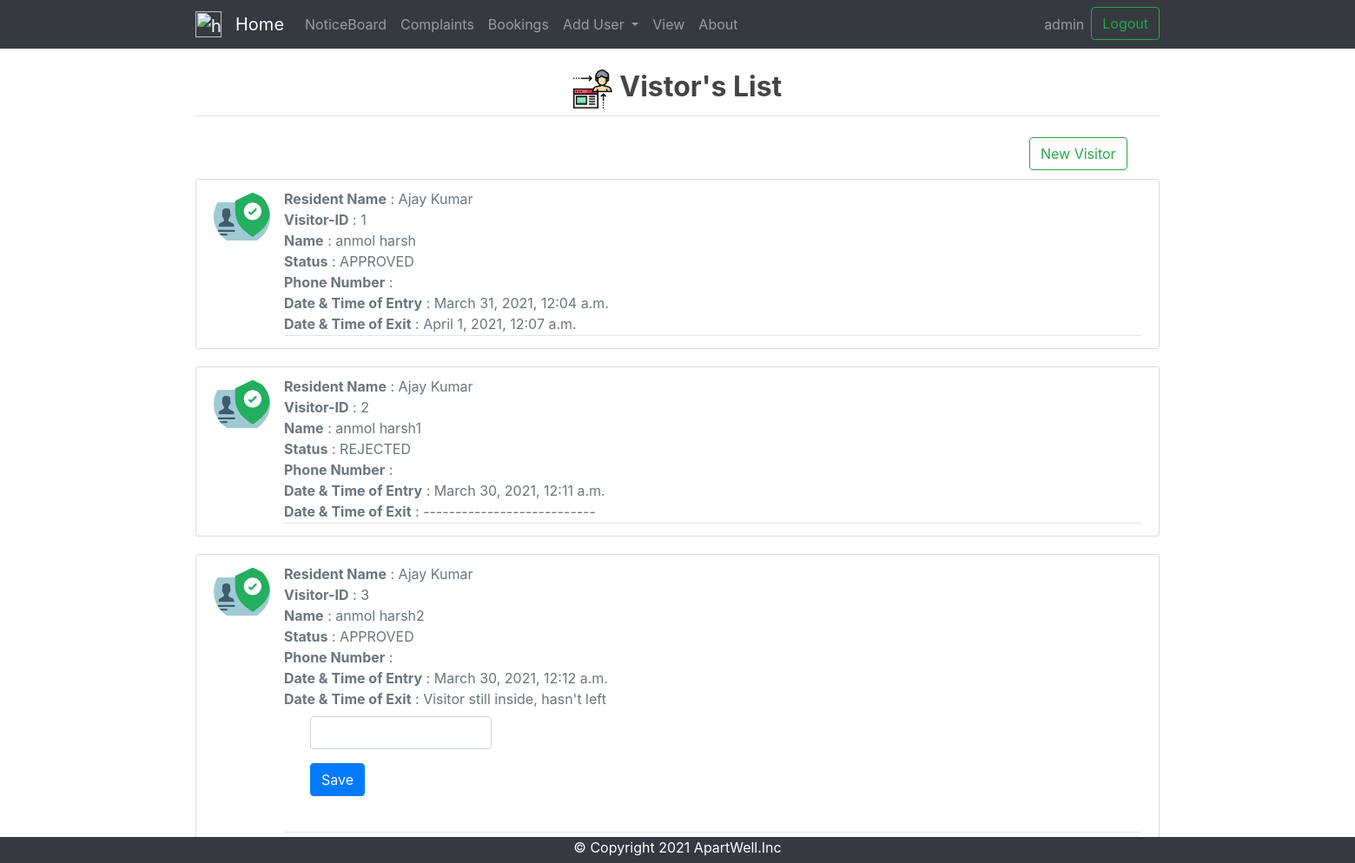
The page /visitors-watchman/ (signed in) on the database as committed earlier.
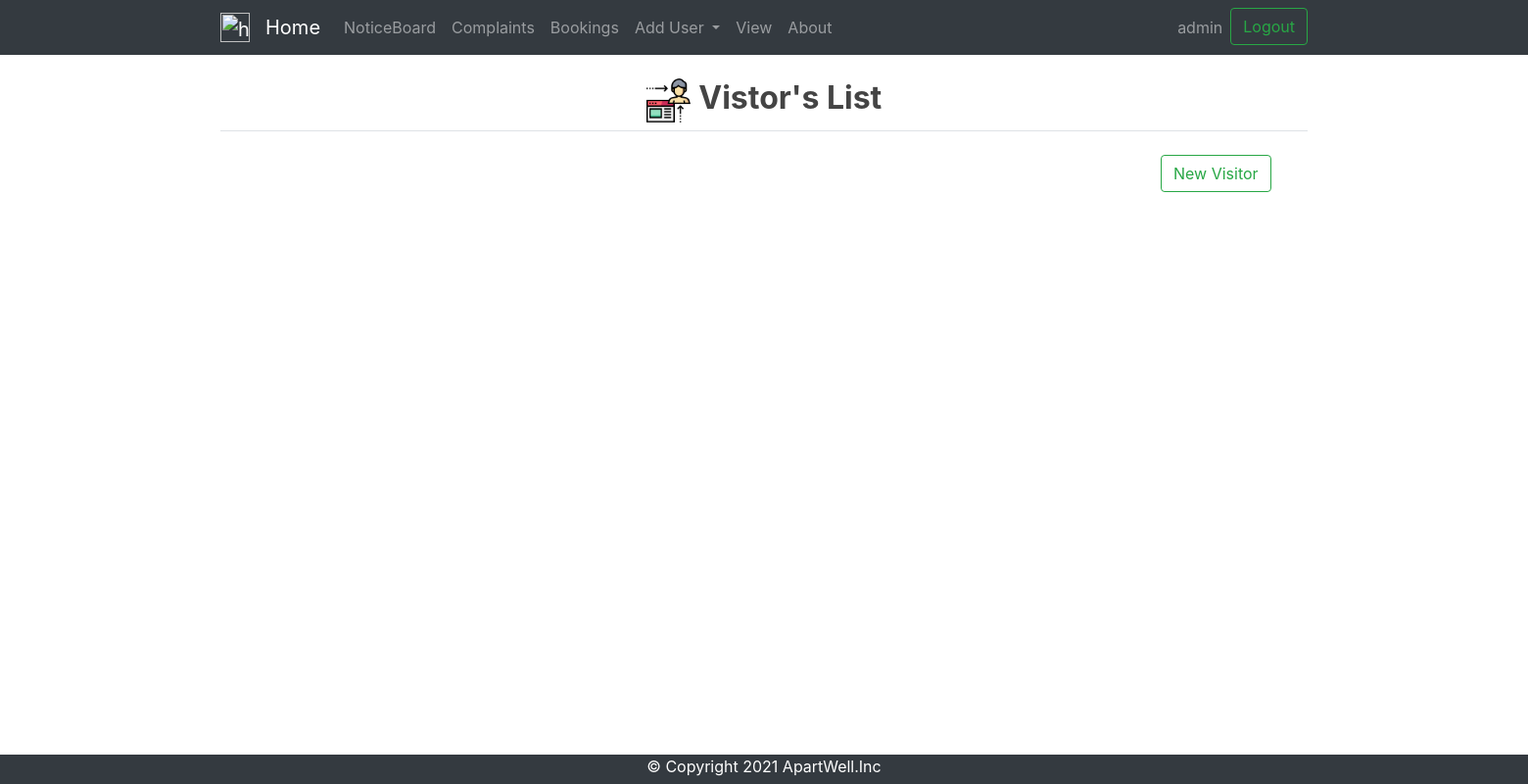
The same page on the database as committed later.
### visitors/models.py (models this page shows, shortened)
class Visitor(models.Model) :
	WAITING = 'WAIT'
	APPROVED = 'APRV'
	REJECTED = 'REJC'
	status_choices = [
		(WAITING, 'WAITING FOR APPROVAL'),
		(APPROVED, 'APPROVED'),
		(REJECTED, 'REJECTED'),
	]
	visitor_id = models.AutoField(primary_key = True)
	user_id = models.ForeignKey(Resident,on_delete = models.CASCADE)
	fname = models.CharField(max_length = 20)
	lname = models.CharField(max_length = 20, null = True)
	status = models.CharField(max_length = 4,choices = status_choices, null = True)
	phone = PhoneNumberField(blank=True, help_text='Contact phone number')
	datetime_entry = models.DateTimeField(null = True)
	datetime_exit = models.DateTimeField(null = True)

### visitors/views.py (the view, shortened to what this page needs)
# urls.py: path('visitors-watchman/', views.watchman_visitor_view.as_view(), name='visitors_watchman'),
class watchman_visitor_view(FormView) :
	model = Visitor
	form_class = visitor_exit_form
	template_name = 'visitors/visitors_watchman.html'
	def dispatch(self, request, *args, **kwargs) :
		self.success_url = reverse_lazy('visitors:visitors_watchman')
		return super().dispatch(request,args,kwargs)
	def get_context_data(self, **kwargs):
	    context = super().get_context_data(**kwargs)
	    full_name_list = []
	    visitors_list = self.model.objects.all()
	    for c in visitors_list :
	    	resident = Resident.objects.get(user__exact = c.user_id)
	    	full_name = resident.user.first_name + " " + resident.user.last_name
	    	full_name_list.append(full_name)
	    context['values'] = zip(full_name_list, visitors_list)
	    return context

### visitors/forms.py
class visitor_exit_form(forms.ModelForm) :
	def __init__(self, *args, **kwargs):
	    super(forms.ModelForm, self).__init__(*args, **kwargs)
	    self.fields['datetime_exit'].label = ''
	class Meta:
		model = Visitor
		fields = ['datetime_exit']
		widgets = {
			'datetime_exit' : DateTimePickerInput(),
		}

### visitors/templates/visitors/visitors_watchman.html (shortened to what this page needs)
{% extends 'base.html' %}
{% load static %}
{% block content %}
 <head>
    <link rel="stylesheet" href="{% static 'visitor-entry.css' %}">
   {% load bootstrap4 %}
   {% bootstrap_css %}
 </head>
 <body>
 	<legend class = "border-bottom mb-4"><h2 class="text-center"><img  src="/static/visitor_disp.png" width = "45" height = "45" alt="home" /> <strong>Vistor's List</strong></h2></legend>
  <div  id = "create_visitor_button">
     <a href="{% url 'visitors:visitors_entry' %}"><button class="btn btn-outline-success my-2 my-sm-0">New Visitor
     </button></a>
  </div>
  {% for full_name,visitor in values %}
   <article class="media content-section">
    <img class = "rounded-circle article-img" src = "/static/visitor.png">
    <div class="media-body">
      <div class="article-metadata">
        <medium class="text-muted"><b>Resident Name</b> : {{ full_name }}</br></medium>
        <medium class="text-muted"><b>Visitor-ID</b> : {{ visitor.visitor_id }}</br></medium>
        <medium class="text-muted"><b>Name</b> : {{ visitor.fname }} {{visitor.lname }} </br></medium>
        {% if visitor.status %}
        <medium class="text-muted"><b>Status</b> : {{ visitor.get_status_display }}</br></medium>
        {% endif %}
        <medium class="text-muted"><b>Phone Number</b> : {{ visitor.phone }} </br></medium>
        <medium class="text-muted"><b>Date & Time of Entry</b> : {{ visitor.datetime_entry }}</br></medium>
        <medium class="text-muted"><b>Date & Time of Exit</b> :
        {% if visitor.datetime_exit %}
        {{ visitor.datetime_exit }}
        {% elif visitor.status == 'REJC' %}
        ---------------------------
        {% elif visitor.status == 'APRV' %}
        Visitor still inside, hasn't left
        <div class="container">
          <div class="col-md-3">
            <form method="post">{% csrf_token %}
              {% bootstrap_form form %}
              {% buttons %}
              <button type="submit" class="btn btn-primary">Save</button>
              {% endbuttons %}
            </form>
          </div>
        </div>
        {% endif %}
        </br></medium>
      </div>
    </div>
    </article>
    {% endfor %}
 </body>
 {% endblock %}

### templates/base.html (shortened to what this page needs)
{% load static %}
<html>
<head>
	<link rel="stylesheet" href="https://stackpath.bootstrapcdn.com/bootstrap/4.4.1/css/bootstrap.min.css">
	<link rel="stylesheet" type="text/css" href="{% static 'main.css' %}">
</head>
<body>
<nav class="navbar navbar-expand-lg navbar-dark bg-dark">
	<div class="container">
	  <a class="navbar-brand" href="{% url 'home' %}"><img  src="/static/apartments.png" width = "30" height = "30" alt="home" /></a>
	  <a class="navbar-brand" href="{% url 'home' %}">Home</a>
	  <div class="collapse navbar-collapse" id="navbarSupportedContent">
	    <ul class="navbar-nav mr-auto">
	    					<a class="nav-item nav-link" href="{% url 'noticeboard_notice_list' %}">NoticeBoard</a>
				{% if user.is_authenticated %}
						{% if user.is_superuser%}
							<a class="nav-item nav-link" href="{% url 'complaints:admin-complaint' %}">Complaints</a>
							<a class="nav-item nav-link" href="{% url 'bookings:admin-booking' %}">Bookings</a>
							<li class="nav-item dropdown">
							 <a class="nav-link dropdown-toggle" href="#" id="navbarDropdown" role="button" data-toggle="dropdown" aria-haspopup="true" aria-expanded="false">
								 Add User
							 </a>
						 	</li>
						 	<a class="nav-item nav-link" href="{% url 'buildings:main_view'%}">View</a>
						{% elif user.profile.type == 'D' %}
							<a class="nav-item nav-link" href="{% url 'visitors:visitors_watchman' %}">Visitor Entry</a>
					 {% endif %}
			 {% endif %}
			 <a class="nav-item nav-link" href="{% url 'about' %}">About</a>
	    </ul>
			<div class="form-inline my-2 my-lg-0">
					{% if not user.is_authenticated %}
							<a href="{% url 'accounts:login_user' %}">
									<button class="btn btn-outline-success my-2 my-sm-0" type="button">Log In</button>
							</a>
							<!-- <a href="{% url 'accounts:signup_resident' %}">
									<button class="btn btn-outline-success my-2 my-sm-0 ml-2" type="button" >
											Sign Up
									</button>
							</a> -->
					{% else %}
					<div class="navbar-nav">
							{% if user.is_superuser  %}
											<a class="nav-item nav-link" href="#" >{{ user.username }}</a>
											<a href="{% url 'accounts:logout_user' %}">
													<button class="btn btn-outline-success my-2 my-sm-0" type="button">Logout</button>
											</a>
							{% else%}
								<a class="nav-item nav-link" href="{% url 'accounts:profile' %}" style="color: #32CD32">{{ user.username }}</a>
								<a href="{% url 'accounts:logout_user' %}">
									<button class="btn btn-outline-success my-2 my-sm-0" type="button">Logout</button>
								</a>
							{% endif %}
					</div>
					{% endif %}
			</div>
		</div>
	</div>
</nav>
		<div class="container">
            <br>
            {% block content %}
            {% endblock content %}
         </div>
</body>
<div class="footer">
  <p>&copy; Copyright 2021 ApartWell.Inc</p>
</div>
</html>

### assets/main.css (style rules this page uses)
body { background: #fafafa; color: #333333; margin-top: 0rem; }
h1, h2, h3, h4, h5, h6 { color: #444444; }
ul { margin: 0; }
.bg-dark { background-color: #2d2e2f;!important; }
.btn { border-radius: 0; }

### assets/visitor-entry.css (style rules this page uses)
#create_visitor_button { position: relative; left: 960px; padding-bottom: 10px; }

### templates/base.html (style rules this page uses)
.footer { position: fixed; left: 0; bottom: -10px; width: 100%; background-color: #343a40; color: white; text-align: center; }

Rows that differ between the two databases and show on the page:
removed Visitor: full_name "Ajay Kumar", visitor_id "1", fname "anmol", lname "harsh", status "APPROVED", datetime_entry "March 31, 2021, 12:04 a.m.", datetime_exit "April 1, 2021, 12:07 a.m."
removed Visitor: full_name "Ajay Kumar", visitor_id "2", fname "anmol", lname "harsh1", status "REJECTED", datetime_entry "March 30, 2021, 12:11 a.m."
removed Visitor: full_name "Ajay Kumar", visitor_id "3", fname "anmol", lname "harsh2", status "APPROVED", datetime_entry "March 30, 2021, 12:12 a.m."
